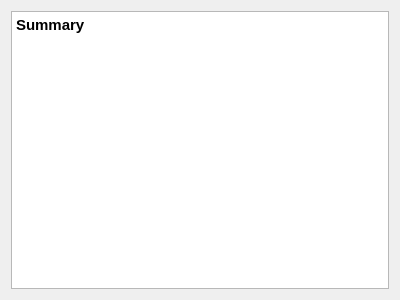
<?xml version="1.0" encoding="UTF-8"?>
<ui version="4.0">
 <class>Overview</class>
 <widget class="QWidget" name="Overview">
  <property name="geometry">
   <rect>
    <x>0</x>
    <y>0</y>
    <width>400</width>
    <height>300</height>
   </rect>
  </property>
  <property name="windowTitle">
   <string>Form</string>
  </property>
  <layout class="QGridLayout" name="gridLayout">
   <item row="0" column="0">
    <widget class="QTextBrowser" name="summary">
     <property name="html">
      <string>&lt;!DOCTYPE HTML PUBLIC &quot;-//W3C//DTD HTML 4.0//EN&quot; &quot;http://www.w3.org/TR/REC-html40/strict.dtd&quot;&gt;
&lt;html&gt;&lt;head&gt;&lt;meta name=&quot;qrichtext&quot; content=&quot;1&quot; /&gt;&lt;style type=&quot;text/css&quot;&gt;
p, li { white-space: pre-wrap; }
&lt;/style&gt;&lt;/head&gt;&lt;body style=&quot; font-family:'Ubuntu'; font-size:11pt; font-weight:400; font-style:normal;&quot;&gt;
&lt;p style=&quot; margin-top:0px; margin-bottom:0px; margin-left:0px; margin-right:0px; -qt-block-indent:0; text-indent:0px;&quot;&gt;&lt;span style=&quot; font-weight:600;&quot;&gt;Summary&lt;/span&gt;&lt;/p&gt;&lt;/body&gt;&lt;/html&gt;</string>
     </property>
    </widget>
   </item>
  </layout>
 </widget>
 <resources/>
 <connections/>
</ui>
